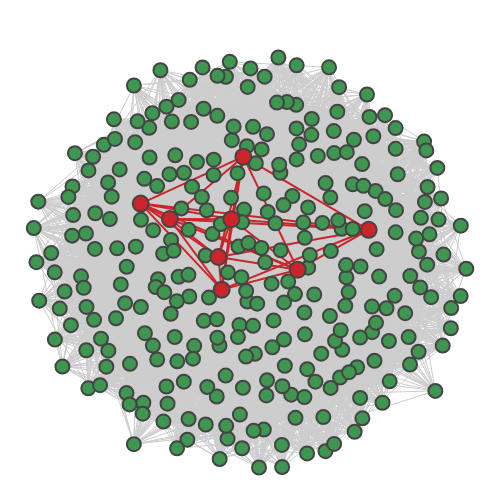

Write notebook code for a chart like this one.
### Code cell
plot.graph(phat_graph, largest_clique)

### Figure 1 — Plotly figure (JSON) as saved in the notebook; plotly's stock layout.template omitted (floating-point values rounded to 4 significant figures; data arrays with more than 128 entries replaced by an {"elided": "..."} marker saying what was removed)
{"data": [{"hoverinfo": "none", "line": {"color": "#CDCDCD", "width": 1}, "mode": "lines", "type": "scatter", "x": {"elided": "32799 float values"}, "y": {"elided": "32799 float values"}}, {"hoverinfo": "none", "line": {"color": "#cc2529", "width": 2}, "mode": "lines", "type": "scatter", "x": [-0.1521, -0.09222, null, -0.1521, 0.5381, null, -0.1521, -0.5088, null, -0.1521, -0.1371, null, -0.1521, -0.03745, null, -0.1521, 0.2122, null, -0.1521, -0.3748, null, -0.09222, 0.5381, null, -0.09222, -0.5088, null, -0.09222, -0.1371, null, -0.09222, -0.03745, null, -0.09222, 0.2122, null, -0.09222, -0.3748, null, 0.2122, 0.5381, null, 0.2122, -0.5088, null, 0.2122, -0.1371, null, 0.2122, -0.03745, null, 0.2122, -0.3748, null, -0.03745, 0.5381, null, -0.03745, -0.5088, null, -0.03745, -0.1371, null, -0.03745, -0.3748, null, 0.5381, -0.5088, null, 0.5381, -0.1371, null, 0.5381, -0.3748, null, -0.5088, -0.1371, null, -0.5088, -0.3748, null, -0.1371, -0.3748, null], "y": [0.01658, 0.1972, null, 0.01658, 0.1468, null, 0.01658, 0.2719, null, 0.01658, -0.1393, null, 0.01658, 0.4961, null, 0.01658, -0.04412, null, 0.01658, 0.1981, null, 0.1972, 0.1468, null, 0.1972, 0.2719, null, 0.1972, -0.1393, null, 0.1972, 0.4961, null, 0.1972, -0.04412, null, 0.1972, 0.1981, null, -0.04412, 0.1468, null, -0.04412, 0.2719, null, -0.04412, -0.1393, null, -0.04412, 0.4961, null, -0.04412, 0.1981, null, 0.4961, 0.1468, null, 0.4961, 0.2719, null, 0.4961, -0.1393, null, 0.4961, 0.1981, null, 0.1468, 0.2719, null, 0.1468, -0.1393, null, 0.1468, 0.1981, null, 0.2719, -0.1393, null, 0.2719, 0.1981, null, -0.1393, 0.1981, null]}, {"hoverinfo": "text", "marker": {"color": "#3e9651", "line": {"width": 2}, "size": 14}, "mode": "markers", "text": {"elided": "300 str values"}, "type": "scatter", "x": {"elided": "300 float values"}, "y": {"elided": "300 float values"}}, {"hoverinfo": "text", "marker": {"color": "#cc2529", "line": {"width": 2}, "size": 16}, "mode": "markers", "text": ["295", "48", "273", "243", "53", "87", "152", "279"], "type": "scatter", "x": [-0.1521, -0.09222, 0.2122, -0.03745, 0.5381, -0.5088, -0.1371, -0.3748], "y": [0.01658, 0.1972, -0.04412, 0.4961, 0.1468, 0.2719, -0.1393, 0.1981]}], "layout": {"height": 500, "hovermode": "closest", "margin": {"b": 0, "l": 0, "r": 0, "t": 25}, "plot_bgcolor": "#ffffff", "showlegend": false, "width": 500, "xaxis": {"showgrid": false, "showticklabels": false, "zeroline": false}, "yaxis": {"showgrid": false, "showticklabels": false, "zeroline": false}}}
